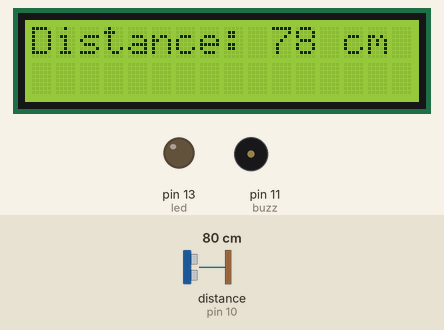
The sketch below on a simulated Arduino Uno, built with avr-gcc and run on an emulated ATmega328P. Shown: 16×2 character LCD, output pins drawn as LEDs (lit = HIGH), buzzer (waves = sounding, pin HIGH). Wiring (inferred from the names in the program): ultrasonic range finder: trigger pin 9; echo pin 10. The inputs (shaded band) are chosen by the test bench; at power-on: distance to the obstacle (sensor on pin 10) 80 cm. The echo pulse lasts 58.3 µs per cm; pins used as bus, display or sensor lines are not drawn; what the sketch prints to the serial monitor is not drawn.

Above: at 1.2 s.
1.3 s: distance to the obstacle (sensor on pin 10) set to 120 cm
At 2.0 s:
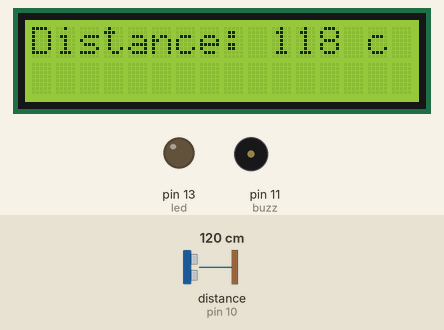
2.9 s: distance to the obstacle (sensor on pin 10) set to 250 cm
At 4.2 s:
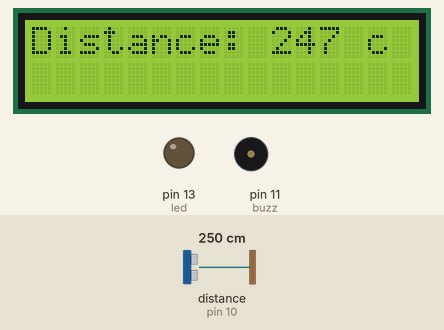
5.9 s: distance to the obstacle (sensor on pin 10) set to 8 cm
At 6.3 s:
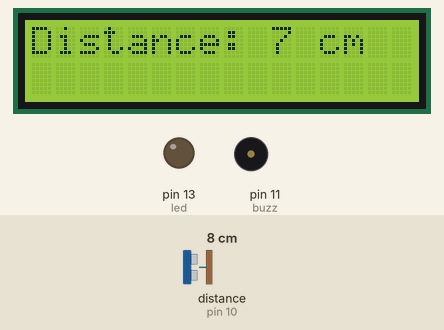
7.4 s: distance to the obstacle (sensor on pin 10) set to 5 cm
At 7.7 s:
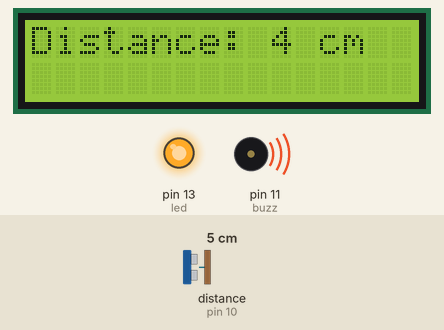
8.9 s: distance to the obstacle (sensor on pin 10) set to 299 cm
At 9.5 s:
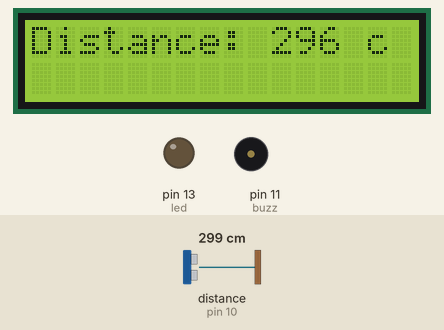
Timing chart, 0 to 11.5 s (numbered marks = the images above; inputs shaded):
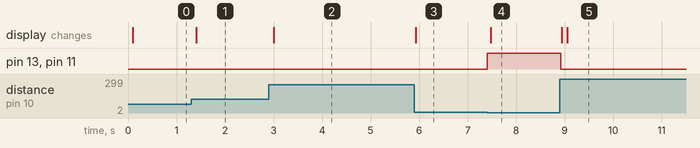

The sketch:

ProximityBeeperLCD.ino
```cpp
#include <LiquidCrystal.h>
#define trig 9
#define echo 10
#define buzz 11
#define led 13

long duration;
int distance;
int safeDistance;
const int rs = 12, en = 8, d4 = 5, d5 = 4, d6 = 3, d7 = 2;
LiquidCrystal lcd(rs, en, d4, d5, d6, d7);

void setup() {
  // Setup pin modes and LCD
  pinMode(trig, OUTPUT);
  pinMode(echo, INPUT);
  pinMode(buzz, OUTPUT);
  pinMode(led, OUTPUT);
  lcd.begin(16, 2); // Initialize the LCD with 16 columns and 2 rows
  Serial.begin(9600); // Start serial communication
}

int loops = 0;

void loop() {
  // Trigger the ultrasonic sensor
  digitalWrite(trig, LOW);
  delayMicroseconds(2);
  digitalWrite(trig, HIGH);
  delayMicroseconds(10);
  digitalWrite(trig, LOW);

  // Read the echo pin
  duration = pulseIn(echo, HIGH);

  // Calculate the distance
  distance = duration * 0.034 / 2;
  safeDistance = distance;

  // Handle safe distance
  if (safeDistance <= 5) {
    digitalWrite(buzz, HIGH);
    digitalWrite(led, HIGH);
  } else {
    digitalWrite(buzz, LOW);
    digitalWrite(led, LOW);
  }

  // Print the distance on the Serial Monitor
  Serial.print("Distance: ");
  Serial.println(distance);

  // Display the distance on the LCD
  if (loops == 5) {
    char buffer[16]; // Create a buffer to hold the formatted string
    snprintf(buffer, sizeof(buffer), "Distance: %d cm", distance);
    lcd.setCursor(0, 0); // Set cursor to the first row
    lcd.print("                "); // Clear the previous content
    lcd.setCursor(0, 0); // Set cursor to the beginning of the first row
    lcd.print(buffer);   // Print the formatted string
    loops = 0;
  } else {
    loops += 1;
  }
}
```

Measured:
- the behaviour switches between 7 and 6 cm on distance to the obstacle (sensor on pin 10) (found by bisection; images 3 and 4)
- after the input at 1.3 s, the display: changes after 0.11 s (image 1)
- after the input at 2.9 s, the display: changes after 0.10 s (image 2)
- after the input at 5.9 s, the display: changes at once (image 3)
- after the input at 7.4 s, pin 13 (led), pin 11 (buzz): LOW → HIGH at once; the display: changes after 0.07 s (image 4)
- after the input at 8.9 s, pin 13 (led), pin 11 (buzz): HIGH → LOW at once; the display: first changes at once (image 5 shows a later state)
